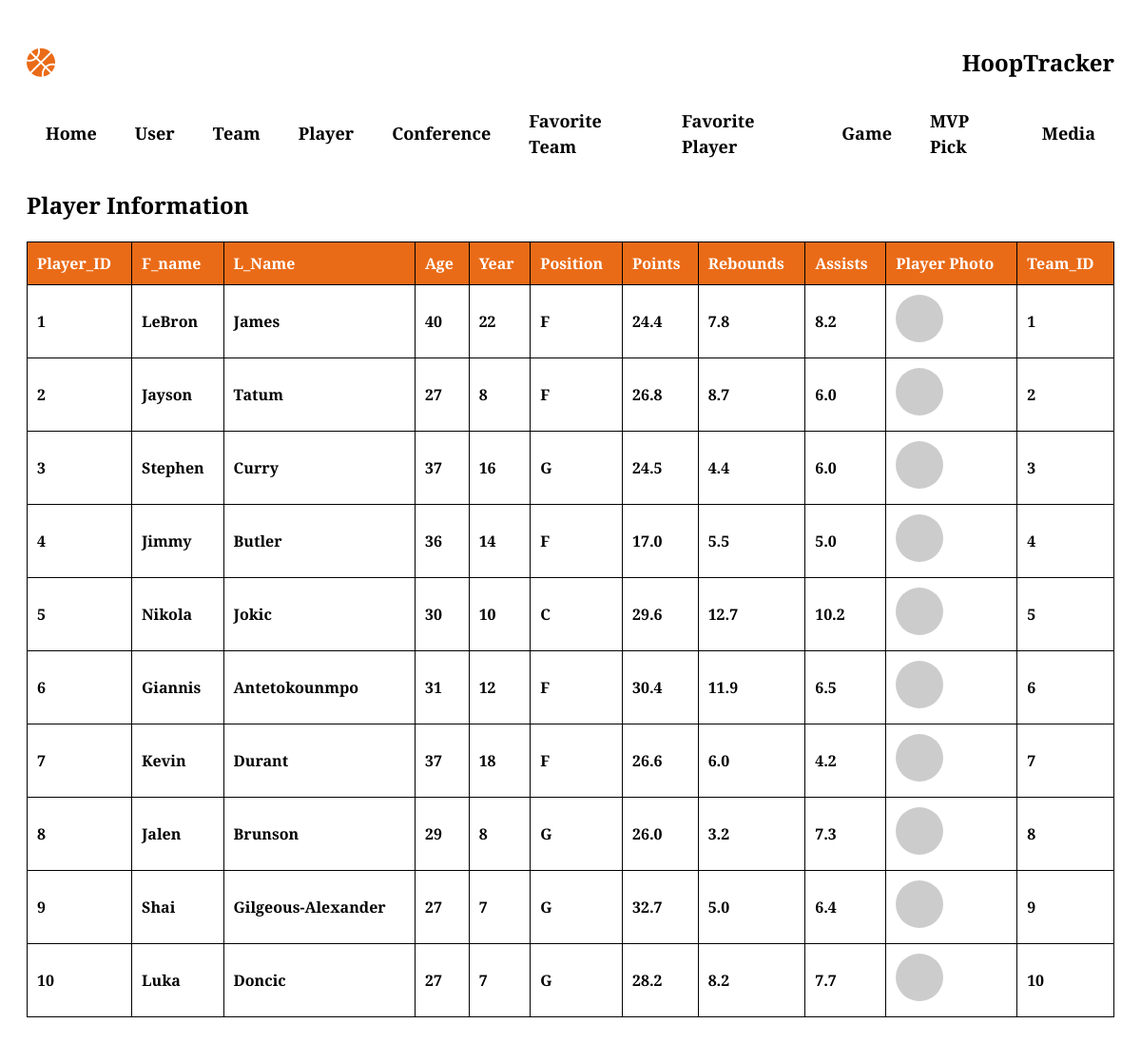
Page /Player.php on the committed database.
### tables this page shows
CREATE TABLE Player (
    Player_ID INT PRIMARY KEY AUTO_INCREMENT,
    F_Name    VARCHAR(50) NOT NULL,
    L_Name    VARCHAR(50) NOT NULL,
    Age       INT,
    Year      INT,
    Position  VARCHAR(20),
    Points    DECIMAL(4,1),
    Rebounds  DECIMAL(4,1),
    Assists   DECIMAL(4,1),
    PlayerURL VARCHAR(255),
    Team_ID   INT,
    FOREIGN KEY (Team_ID) REFERENCES Team(Team_ID)
);

### Player.php (the view, shortened to what this page needs)
<?php
require_once __DIR__ . '/db.php';
?>
<!DOCTYPE html>
<html lang="en">
<head>
</head>
<body>
    <div id="header">
        <div class="container">
            <nav>
                <i class="fa-solid fa-basketball"></i><h2>HoopTracker</h2>
                <ul>
                    <li><a href="source.html">Home</a></li>
                    <li><a href="User.php">User</a></li>
                    <li><a href="Team.php">Team</a></li>
                    <li><a href="Player.php">Player</a></li>
                    <li><a href="Conference.php">Conference</a></li>
                    <li><a href="FavTeam.php">Favorite Team</a></li>
                    <li><a href="FavPlayer.php">Favorite Player</a></li>
                    <li><a href="Game.php">Game</a></li>
                    <li><a href="MVP_Pick.php">MVP Pick</a></li>
                    <li><a href="Media.php">Media</a></li>
                </ul>
            </nav>
        </div>
    </div>
    <div class="container">
        <h2>Player Information</h2>
        <?php
        $sql = "SELECT * FROM Player";
        $result = mysqli_query($conn, $sql);
        if (mysqli_num_rows($result) > 0) {
            echo "<table>\n";
            echo "<tr>\n";
            echo "<th>Player_ID</th>\n
                  <th>F_name</th>\n
                  <th>L_Name</th>\n
                  <th>Age</th>\n
                  <th>Year</th>\n
                  <th>Position</th>\n
                  <th>Points</th>\n
                  <th>Rebounds</th>\n
                  <th>Assists</th>\n
                  <th>Player Photo</th>\n
                  <th>Team_ID</th>\n";
            echo "</tr>\n";
            while($row = mysqli_fetch_row($result)) {
                echo "<tr>\n";
                echo "<td>" . $row[0] . "</td>\n";
                echo "<td>" . $row[1] . "</td>\n";
                echo "<td>" . $row[2] . "</td>\n";
                echo "<td>" . $row[3] . "</td>\n";
                echo "<td>" . $row[4] . "</td>\n";
                echo "<td>" . $row[5] . "</td>\n";
                echo "<td>" . $row[6] . "</td>\n";
                echo "<td>" . $row[7] . "</td>\n";
                echo "<td>" . $row[8] . "</td>\n";
                echo "<td><img src='" . $row[9] . "' alt='Player Photo'></td>\n";
                echo "<td>" . $row[10] . "</td>\n";
                echo "</tr>\n";
            }
            echo "</table>\n";
        } else {
            echo "0 results";
        }
        ?>
    </div>
</body>
</html>

### Player.php (style rules this page uses)
body { font-family: "Crimson Text", serif; font-weight: 600; font-style: normal; padding: 20px; line-height: 1.5; }
i { margin-right: 10px; font-size: 30px; color: #ea6b17; }
nav { display: flex; align-items: center; justify-content: space-between; flex-wrap: wrap; }
nav ul { display: flex; align-items: center; list-style: none; padding: 0; margin: 0; margin-left: auto; }
nav ul li { margin: 10px 20px; }
nav ul li a { text-decoration: none; font-size: 18px; position: relative; color: black; transition: color 0.3s ease; }
table { width: 100%; border-collapse: collapse; margin-top: 20px; }
th, td { border: 1px solid black; padding: 10px; text-align: left; }
th { background-color: #ea6b17; color: white; }
img { width: 50px; height: 50px; object-fit: cover; border-radius: 50%; }

### rows in the picture
player: Player_ID "1", F_Name "LeBron", L_Name "James", Age "40", Year "22", Position "F", Points "24.4", Rebounds "7.8", Assists "8.2", Team_ID "1"
player: Player_ID "2", F_Name "Jayson", L_Name "Tatum", Age "27", Year "8", Position "F", Points "26.8", Rebounds "8.7", Assists "6.0", Team_ID "2"
player: Player_ID "3", F_Name "Stephen", L_Name "Curry", Age "37", Year "16", Position "G", Points "24.5", Rebounds "4.4", Assists "6.0", Team_ID "3"
player: Player_ID "4", F_Name "Jimmy", L_Name "Butler", Age "36", Year "14", Position "F", Points "17.0", Rebounds "5.5", Assists "5.0", Team_ID "4"
player: Player_ID "5", F_Name "Nikola", L_Name "Jokic", Age "30", Year "10", Position "C", Points "29.6", Rebounds "12.7", Assists "10.2", Team_ID "5"
player: Player_ID "6", F_Name "Giannis", L_Name "Antetokounmpo", Age "31", Year "12", Position "F", Points "30.4", Rebounds "11.9", Assists "6.5", Team_ID "6"
player: Player_ID "7", F_Name "Kevin", L_Name "Durant", Age "37", Year "18", Position "F", Points "26.6", Rebounds "6.0", Assists "4.2", Team_ID "7"
player: Player_ID "8", F_Name "Jalen", L_Name "Brunson", Age "29", Year "8", Position "G", Points "26.0", Rebounds "3.2", Assists "7.3", Team_ID "8"
player: Player_ID "9", F_Name "Shai", L_Name "Gilgeous-Alexander", Age "27", Year "7", Position "G", Points "32.7", Rebounds "5.0", Assists "6.4", Team_ID "9"
player: Player_ID "10", F_Name "Luka", L_Name "Doncic", Age "27", Year "7", Position "G", Points "28.2", Rebounds "8.2", Assists "7.7", Team_ID "10"
